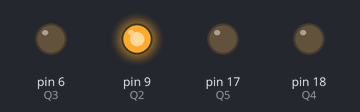
This sketch was run on a simulated Arduino Uno, built with avr-gcc and run on an emulated ATmega328P. Shown: output pins drawn as LEDs (lit = HIGH). What the sketch prints to the serial monitor is not drawn.

Above: at 0.02 s.
At 0.77 s:
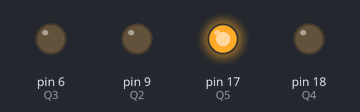
At 1.47 s:
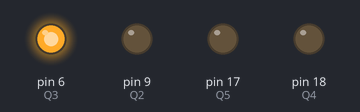
At 2.93 s:
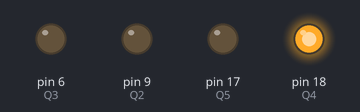
Timing chart, 0 to 3.2 s (numbered marks = the images above):
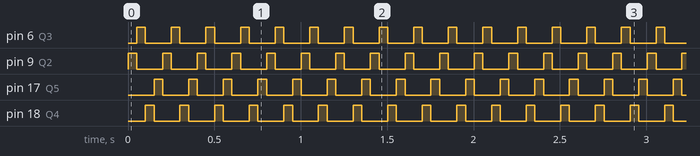

The sketch:

MotorPassoUnipolarWaveDrive.pde
```cpp
#define Q2 9
#define Q3 6
#define Q4 18
#define Q5 17
#define NUM_PASSOS 4

void setup() {
  Serial.begin(9600);
  pinMode(Q2, OUTPUT);
  pinMode(Q3, OUTPUT);
  pinMode(Q4, OUTPUT);
  pinMode(Q5, OUTPUT);
  escreve_motor(false,false,false,false);
}

void loop(){
  Serial.println("passo 0");
  seleciona_passo(0);
  delay(50);

  Serial.println("passo 1");
  seleciona_passo(1);
  delay(50);
  Serial.println("passo 2");
  seleciona_passo(2);
  delay(50);
  Serial.println("passo 3");
  seleciona_passo(3);
  delay(50);


}
void escreve_motor (boolean b_q2, boolean b_q3, boolean b_q4, boolean b_q5) {
  digitalWrite(Q2, b_q2);
  digitalWrite(Q3, b_q3);
  digitalWrite(Q4, b_q4);
  digitalWrite(Q5, b_q5);
}
void seleciona_passo (int passo){
  boolean b_q2, b_q3, b_q4, b_q5;
  switch (passo) {
  case 0:
    b_q2 = true;
    b_q3 = false;
    b_q4 = false;
    b_q5 = false;
    break;
  case 1:
    b_q2 = false;
    b_q3 = true;
    b_q4 = false;
    b_q5 = false;
    break;
  case 2:
    b_q2 = false;
    b_q3 = false;
    b_q4 = true;
    b_q5 = false;
    break;
  case 3:
    b_q2 = false;
    b_q3 = false;
    b_q4 = false;
    b_q5 = true;
    break;
  }
  escreve_motor (b_q2, b_q3, b_q4, b_q5);
}
```

Measured:
- by itself, pin 6 (Q3), pin 9 (Q2), pin 17 (Q5), pin 18 (Q4): alternates HIGH for 0.05 s and LOW for 0.15 s
